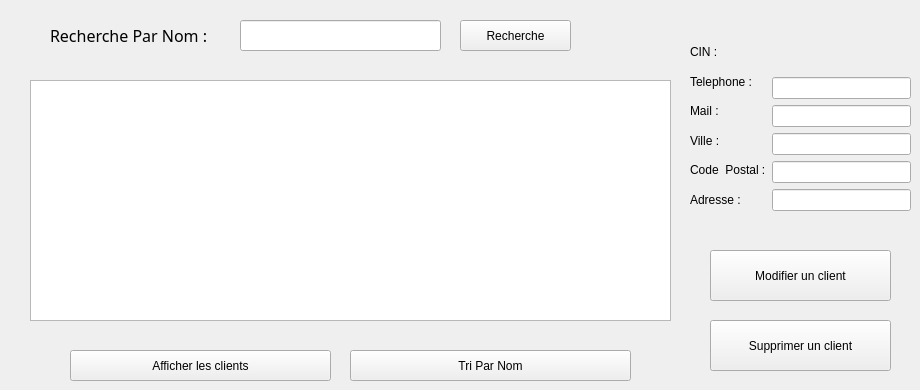
      <widget class="QWidget" name="page_15">
       <widget class="QPushButton" name="supprimer_client">
        <property name="geometry">
         <rect>
          <x>710</x>
          <y>320</y>
          <width>181</width>
          <height>51</height>
         </rect>
        </property>
        <property name="styleSheet">
         <string notr="true">backgroun-color:red;</string>
        </property>
        <property name="text">
         <string>Supprimer un client</string>
        </property>
       </widget>
       <widget class="QPushButton" name="Tri_Nom">
        <property name="geometry">
         <rect>
          <x>350</x>
          <y>350</y>
          <width>281</width>
          <height>31</height>
         </rect>
        </property>
        <property name="styleSheet">
         <string notr="true">backgroun-color:tan;</string>
        </property>
        <property name="text">
         <string>Tri Par Nom</string>
        </property>
       </widget>
       <widget class="QPushButton" name="Modifier_client">
        <property name="geometry">
         <rect>
          <x>710</x>
          <y>250</y>
          <width>181</width>
          <height>51</height>
         </rect>
        </property>
        <property name="styleSheet">
         <string notr="true">backgroun-color:tan;</string>
        </property>
        <property name="text">
         <string>Modifier un client</string>
        </property>
       </widget>
       <widget class="QWidget" name="layoutWidget_2">
        <property name="geometry">
         <rect>
          <x>690</x>
          <y>40</y>
          <width>221</width>
          <height>171</height>
         </rect>
        </property>
        <layout class="QHBoxLayout" name="horizontalLayout_3">
         <item>
          <layout class="QVBoxLayout" name="verticalLayout_3">
           <item>
            <widget class="QLabel" name="label_18">
             <property name="text">
              <string>CIN : </string>
             </property>
            </widget>
           </item>
           <item>
            <widget class="QLabel" name="label_19">
             <property name="text">
              <string>Telephone : </string>
             </property>
            </widget>
           </item>
           <item>
            <widget class="QLabel" name="label_20">
             <property name="text">
              <string>Mail : </string>
             </property>
            </widget>
           </item>
           <item>
            <widget class="QLabel" name="label_25">
             <property name="text">
              <string>Ville : </string>
             </property>
            </widget>
           </item>
           <item>
            <widget class="QLabel" name="label_26">
             <property name="text">
              <string>Code  Postal :</string>
             </property>
            </widget>
           </item>
           <item>
            <widget class="QLabel" name="label_27">
             <property name="text">
              <string>Adresse : </string>
             </property>
            </widget>
           </item>
          </layout>
         </item>
         <item>
          <layout class="QVBoxLayout" name="verticalLayout_9">
           <item>
            <widget class="QLabel" name="label_cin">
             <property name="styleSheet">
              <string notr="true">backgroun-color:tan;</string>
             </property>
             <property name="text">
              <string/>
             </property>
            </widget>
           </item>
           <item>
            <widget class="QLineEdit" name="Tel_modif">
             <property name="styleSheet">
              <string notr="true">backgroun-color:tan;</string>
             </property>
            </widget>
           </item>
           <item>
            <widget class="QLineEdit" name="Mail_modif">
             <property name="styleSheet">
              <string notr="true">backgroun-color:tan;</string>
             </property>
            </widget>
           </item>
           <item>
            <widget class="QLineEdit" name="Ville_modif">
             <property name="styleSheet">
              <string notr="true">backgroun-color:tan;</string>
             </property>
            </widget>
           </item>
           <item>
            <widget class="QLineEdit" name="Code_modif">
             <property name="styleSheet">
              <string notr="true">backgroun-color:tan;</string>
             </property>
            </widget>
           </item>
           <item>
            <widget class="QLineEdit" name="Adresse_modif">
             <property name="styleSheet">
              <string notr="true">backgroun-color:tan;</string>
             </property>
            </widget>
           </item>
          </layout>
         </item>
        </layout>
       </widget>
       <widget class="QTableView" name="table_aff_client">
        <property name="geometry">
         <rect>
          <x>30</x>
          <y>80</y>
          <width>641</width>
          <height>241</height>
         </rect>
        </property>
       </widget>
       <widget class="QLineEdit" name="Recher_Nom_Client">
        <property name="geometry">
         <rect>
          <x>240</x>
          <y>20</y>
          <width>201</width>
          <height>31</height>
         </rect>
        </property>
        <property name="styleSheet">
         <string notr="true">backgroun-color:tan;</string>
        </property>
       </widget>
       <widget class="QPushButton" name="afficher_client">
        <property name="geometry">
         <rect>
          <x>70</x>
          <y>350</y>
          <width>261</width>
          <height>31</height>
         </rect>
        </property>
        <property name="styleSheet">
         <string notr="true">backgroun-color:tan;</string>
        </property>
        <property name="text">
         <string>Afficher les clients</string>
        </property>
       </widget>
       <widget class="QLabel" name="label_28">
        <property name="geometry">
         <rect>
          <x>50</x>
          <y>20</y>
          <width>181</width>
          <height>31</height>
         </rect>
        </property>
        <property name="font">
         <font>
          <family>Sitka</family>
          <pointsize>12</pointsize>
         </font>
        </property>
        <property name="text">
         <string>Recherche Par Nom : </string>
        </property>
       </widget>
       <widget class="QPushButton" name="Rech_button">
        <property name="geometry">
         <rect>
          <x>460</x>
          <y>20</y>
          <width>111</width>
          <height>31</height>
         </rect>
        </property>
        <property name="styleSheet">
         <string notr="true">backgroun-color:tan;</string>
        </property>
        <property name="text">
         <string>Recherche</string>
        </property>
       </widget>
      </widget>
